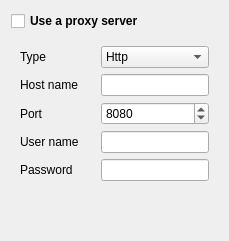
<?xml version="1.0" encoding="UTF-8"?>
<ui version="4.0">
 <class>QtGui::ProxyPage</class>
 <widget class="QWidget" name="QtGui::ProxyPage">
  <property name="windowTitle">
   <string>Proxy</string>
  </property>
  <layout class="QVBoxLayout" name="verticalLayout">
   <item>
    <widget class="QCheckBox" name="enableCheckBox">
     <property name="styleSheet">
      <string notr="true">font-weight: bold;</string>
     </property>
     <property name="text">
      <string>Use a proxy server</string>
     </property>
    </widget>
   </item>
   <item>
    <widget class="QWidget" name="widget" native="true">
     <layout class="QFormLayout" name="formLayout_2">
      <property name="fieldGrowthPolicy">
       <enum>QFormLayout::AllNonFixedFieldsGrow</enum>
      </property>
      <item row="0" column="0">
       <widget class="QLabel" name="typeLabel">
        <property name="minimumSize">
         <size>
          <width>75</width>
          <height>0</height>
         </size>
        </property>
        <property name="text">
         <string>Type</string>
        </property>
       </widget>
      </item>
      <item row="0" column="1">
       <widget class="QComboBox" name="typeComboBox">
        <item>
         <property name="text">
          <string>Http</string>
         </property>
        </item>
        <item>
         <property name="text">
          <string>Socks 5</string>
         </property>
        </item>
       </widget>
      </item>
      <item row="1" column="0">
       <widget class="QLabel" name="hostNamelabel">
        <property name="minimumSize">
         <size>
          <width>75</width>
          <height>0</height>
         </size>
        </property>
        <property name="text">
         <string>Host name</string>
        </property>
       </widget>
      </item>
      <item row="1" column="1">
       <widget class="QLineEdit" name="hostNameLineEdit"/>
      </item>
      <item row="2" column="0">
       <widget class="QLabel" name="portLabel">
        <property name="minimumSize">
         <size>
          <width>75</width>
          <height>0</height>
         </size>
        </property>
        <property name="text">
         <string>Port</string>
        </property>
       </widget>
      </item>
      <item row="2" column="1">
       <widget class="QSpinBox" name="portSpinBox">
        <property name="maximum">
         <number>2147483647</number>
        </property>
        <property name="value">
         <number>8080</number>
        </property>
       </widget>
      </item>
      <item row="3" column="0">
       <widget class="QLabel" name="userNamelabel">
        <property name="minimumSize">
         <size>
          <width>75</width>
          <height>0</height>
         </size>
        </property>
        <property name="text">
         <string>User name</string>
        </property>
       </widget>
      </item>
      <item row="3" column="1">
       <widget class="QLineEdit" name="userNameLineEdit"/>
      </item>
      <item row="4" column="0">
       <widget class="QLabel" name="passwordLabel">
        <property name="minimumSize">
         <size>
          <width>75</width>
          <height>0</height>
         </size>
        </property>
        <property name="text">
         <string>Password</string>
        </property>
       </widget>
      </item>
      <item row="4" column="1">
       <widget class="QLineEdit" name="passwordLineEdit"/>
      </item>
     </layout>
     <zorder>passwordLineEdit</zorder>
     <zorder>userNameLineEdit</zorder>
     <zorder>typeLabel</zorder>
     <zorder>hostNamelabel</zorder>
     <zorder>portSpinBox</zorder>
     <zorder>typeComboBox</zorder>
     <zorder>passwordLabel</zorder>
     <zorder>hostNameLineEdit</zorder>
     <zorder>userNamelabel</zorder>
     <zorder>portLabel</zorder>
    </widget>
   </item>
   <item>
    <spacer name="verticalSpacer">
     <property name="orientation">
      <enum>Qt::Vertical</enum>
     </property>
     <property name="sizeHint" stdset="0">
      <size>
       <width>20</width>
       <height>40</height>
      </size>
     </property>
    </spacer>
   </item>
  </layout>
 </widget>
 <resources/>
 <connections/>
</ui>
